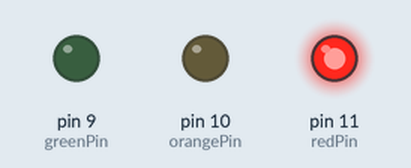
Recording of a sketch running on a simulated Arduino Uno, built with avr-gcc and run on an emulated ATmega328P. Shown: output pins drawn as LEDs (lit = HIGH).

Above: at 1.5 s.
At 3.2 s:
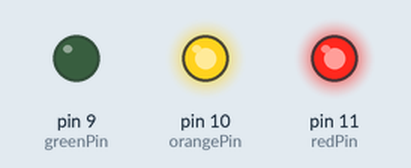
At 6.0 s:
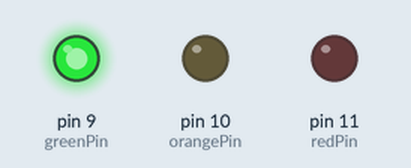
At 8.7 s:
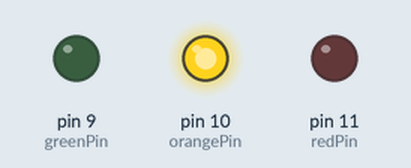
Timing chart, 0 to 11.7 s (numbered marks = the images above):
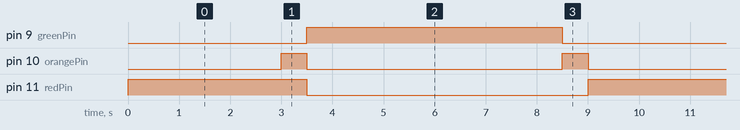

The sketch:

traffic_light.ino
```cpp
const int redPin = 11;
const int orangePin = 10;
const int greenPin = 9;

void setup() {
  // set the digital pin as output:
  pinMode(redPin, OUTPUT);
  pinMode(orangePin, OUTPUT);
  pinMode(greenPin, OUTPUT);
}

void loop() {
  setLEDs(1,0,0);
  delay(3000);
  setLEDs(1,1,0);
  delay(500);
  setLEDs(0,0,1);
  delay(5000);
  setLEDs(0,1,0);
  delay(500);
}

void setLEDs(int red, int orange, int green) {
  digitalWrite(redPin,red);
  digitalWrite(orangePin,orange);
  digitalWrite(greenPin,green);
}
```

Measured:
- by itself, pin 9 (greenPin): alternates HIGH for 5.0 s and LOW for 4.0 s
- by itself, pin 10 (orangePin): repeats every 9.0 s: LOW 5.0 s, HIGH 0.50 s, LOW 3.0 s, HIGH 0.50 s
- by itself, pin 11 (redPin): alternates HIGH for 3.5 s and LOW for 5.5 s
